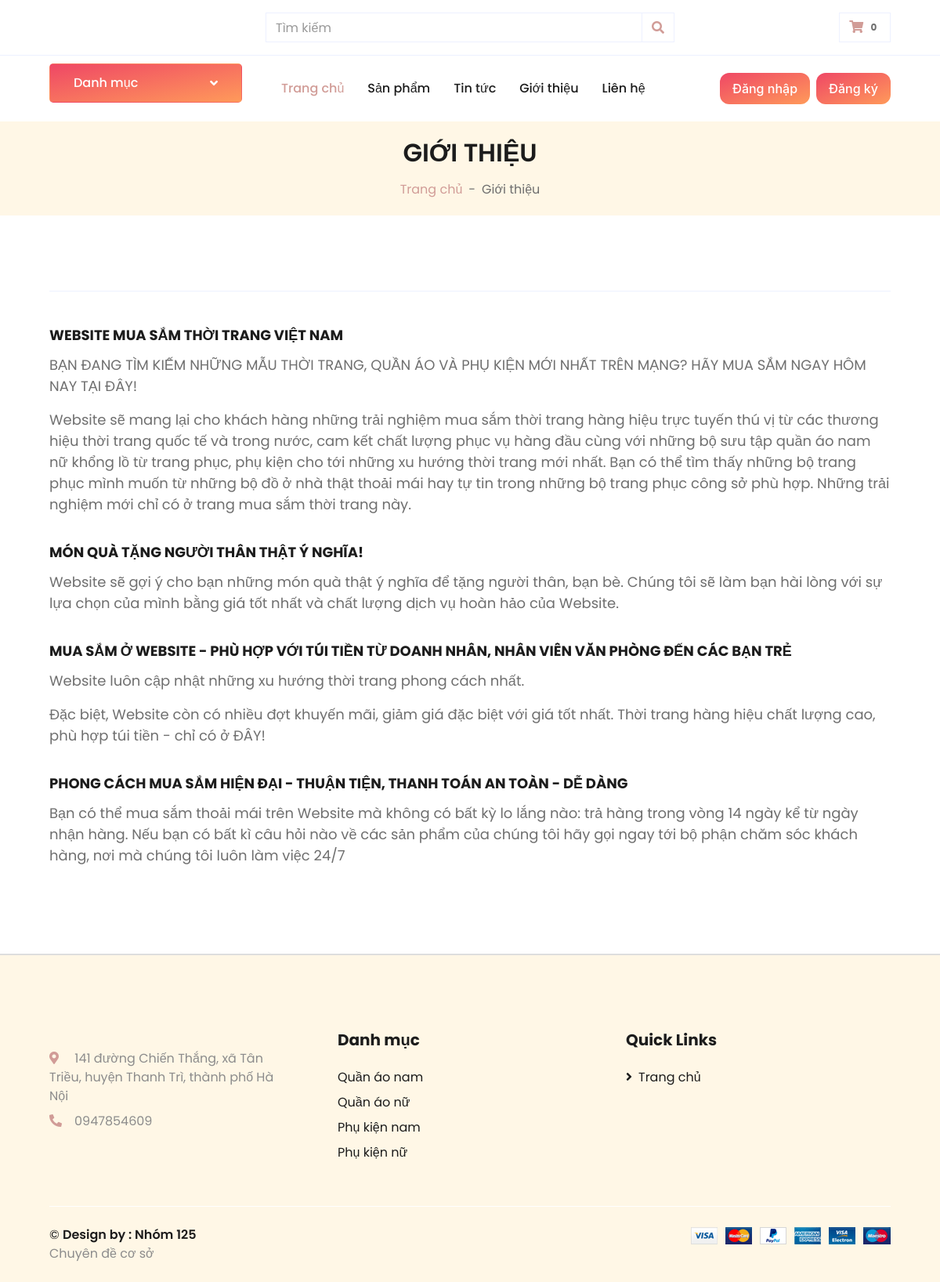
The page /gioi-thieu.php on the database its author committed.
### tables this page shows
CREATE TABLE `tintuc` (
  `tieude` varchar(255) DEFAULT NULL,
  `noidung` text,
  `hinhanh` varchar(255) DEFAULT NULL,
  `created_at` timestamp NULL DEFAULT CURRENT_TIMESTAMP,
  `updated_at` timestamp NULL DEFAULT CURRENT_TIMESTAMP,
  `slug` varchar(255) DEFAULT NULL,
  `id` int(11) NOT NULL,
  `Menu_id` varchar(255) NOT NULL
);

CREATE TABLE `danhmuc` (
  `tendanhmuc` varchar(255) DEFAULT NULL,
  `slug` varchar(255) DEFAULT NULL,
  `hinhanh` varchar(255) DEFAULT NULL,
  `danhmuccha_id` int(11) DEFAULT NULL,
  `created_at` timestamp NULL DEFAULT CURRENT_TIMESTAMP,
  `updated_at` timestamp NULL DEFAULT CURRENT_TIMESTAMP,
  `id` int(11) NOT NULL
);

### libraries/Database.php (called while the page is built, shortened)
<?php
    class Database
    {
        public $link;
        public function __construct()
        {
            $this->link = mysqli_connect("127.0.0.1","root","root","database_125","8889") or die ("Errors Connect DB");
            mysqli_set_charset($this->link,"utf8");
        }
        public function fetchsql( $sql )
        {
            $result = mysqli_query($this->link,$sql) or die("Lỗi  truy vấn sql " .mysqli_error($this->link));
            $data = [];
            if( $result)
            {
                while ($num = mysqli_fetch_assoc($result))
                {
                    $data[] = $num;
                }
            }
            return $data;
        }
         public function fetchAll($table)
        {
            $sql = "SELECT * FROM {$table} WHERE 1" ;
            $result = mysqli_query($this->link,$sql) or die("Lỗi Truy Vấn fetchAll " .mysqli_error($this->link));
            $data = [];
            if( $result)
            {
                while ($num = mysqli_fetch_assoc($result))
                {
                    $data[] = $num;
                }
            }
            return $data;
        }
    }
?>

### autoload/autoload.php (called while the page is built, shortened)
<?php
    require_once __DIR__ . "/../libraries/Database.php";
    require_once __DIR__ . "/../libraries/Function.php";
    $db = new Database();
    $danhmuc = $db->fetchAll('danhmuc');
?>

### libraries/Function.php (called while the page is built, shortened)
                   <?php
   function base_url()
   {
      return $url  = "http://localhost:8000/";
        return 'http://'.$_SERVER["SERVER_NAME"].'/';
   }
?>

### gioi-thieu.php (the view, shortened to what this page needs)
<?php
require_once __DIR__ . "/autoload/autoload.php";
$sql = "SELECT * FROM tintuc where slug = 'gioi-thieu' limit 1";
$tintuc = $db->fetchsql($sql)[0] ?? "";
?>
<!DOCTYPE html>
<html lang="en">
<?php require_once __DIR__ . "/include/head.php";  ?>
<body>
<?php require_once __DIR__ . "/include/top.php";  ?>
<div class="container-fluid">
    <div class="row border-top px-xl-5">
        <div class="col-lg-3 d-none d-lg-block">
            <a class="btn shadow-none d-flex align-items-center justify-content-between bg-primary text-white w-100 danh-muc" data-toggle="collapse" href="#navbar-vertical" style="height: 65px; margin-top: -1px; padding: 0 30px;">
                <h6 class="m-0">Danh mục</h6>
                <i class="fa fa-angle-down text-dark"></i>
            </a>
        </div>
        <div class="col-lg-9">
            <?php require_once __DIR__ . "/include/nav.php";  ?>
        </div>
    </div>
</div>
<div class="container-fluid bg-secondary mb-5">
    <div class="d-flex flex-column align-items-center justify-content-center" style="min-height: 120px">
        <h2 class="font-weight-semi-bold text-uppercase mb-3"><?= $tintuc['tieude'] ?? "" ?></h2>
        <div class="d-inline-flex">
            <p class="m-0"><a href="<?= base_url() ?>">Trang chủ</a></p>
            <p class="m-0 px-2">-</p>
            <p class="m-0">Giới thiệu</p>
        </div>
    </div>
</div>
<div class="container-fluid py-5">
    <div class="row px-xl-5">
        <div class="col">
            <div class="nav nav-tabs justify-content-center border-secondary mb-4">
            </div>
            <div class="tab-content">
                <div class="tab-pane fade show active" id="tab-pane-1">
                    <?php echo $tintuc['noidung'] ?? ""  ?>
                </div>
            </div>
        </div>
    </div>
</div>
<?php  require_once __DIR__ . "/include/footer.php"; ?>
</body>
</html>

### include/footer.php (shortened to what this page needs)
<div class="container-fluid bg-secondary text-dark mt-5 pt-5 footer-master" >
        <div class="row px-xl-5 pt-5">
            <div class="col-lg-4 col-md-12 mb-5 pr-3 pr-xl-5">
                <p class="mb-2"><i class="fa fa-map-marker-alt text-primary mr-3"></i> 141 đường Chiến Thắng, xã Tân Triều, huyện Thanh Trì, thành phố Hà Nội</p>
                <p class="mb-0"><i class="fa fa-phone-alt text-primary mr-3"></i>0947854609</p>
            </div>
            <div class="col-lg-8 col-md-12">
                <div class="row">
                    <div class="col-md-6 mb-5">
                        <h5 class="font-weight-bold text-dark mb-4">Danh mục</h5>
                        <div class="d-flex flex-column justify-content-start">
                        <?php foreach($danhmuc ?? [] as $item) :?>
                            <a href="/danh-muc-san-pham.php?id=<?php echo $item['id'];?>&&slug=<?php echo $item['slug'] ?>" class="text-dark mb-2"><?= $item['tendanhmuc'] ?></a>
                        <?php endforeach ; ?>
                        </div>
                    </div>
                    <div class="col-md-6 mb-5">
                        <h5 class="font-weight-bold text-dark mb-4">Quick Links</h5>
                        <div class="d-flex flex-column justify-content-start">
                            <a class="text-dark mb-2" href="<?= base_url() ?>"><i class="fa fa-angle-right mr-2"></i>Trang chủ</a>
                        </div>
                    </div>
                </div>
            </div>
        </div>
        <div class="row border-top border-light mx-xl-5 py-4">
            <div class="col-md-6 px-xl-0">
                <p class="mb-md-0 text-center text-md-left text-dark">
                    &copy; <a class="text-dark font-weight-semi-bold" href="">Design by :  Nhóm 125 </a><br>
                     <a href="#" target="_blank">Chuyên đề cơ sở</a>
                </p>
            </div>
            <div class="col-md-6 px-xl-0 text-center text-md-right">
                <img class="img-fluid" src="img/payments.png" alt="">
            </div>
        </div>
    </div>

### include/head.php (style rules this page uses)
h6.m-0, .fa.fa-angle-down.text-dark { color: white !important; }

### include/footer.php (style rules this page uses)
.footer-master { border-top: 2px solid #dedede; background: #f0f; padding-top :1px; }
.footer-master p, .footer-master a { color: #8c8c8c; }

### rows shown on the page
tintuc: tieude "GIỚI THIỆU", noidung "WEBSITE MUA SẮM THỜI TRANG VIỆT NAM BẠN ĐANG TÌM KIẾM NHỮNG MẪU THỜI TRANG, QUẦN ÁO VÀ PHỤ KIỆN MỚI NHẤT TRÊN MẠNG? HÃY MUA SẮM NGAY HÔM NAY TẠI ĐÂY! Website sẽ mang lại cho khách hàng những trải nghiệm mua sắm thời trang hàng hiệu trực tuyến thú vị từ các thương hiệu thời trang quốc tế và trong nước, cam kết chất lượng phục vụ hàng đầu cùng với những bộ sưu tập quần áo nam nữ khổng lồ từ trang phục, phụ kiện cho tới những xu hướng thời trang mới nhất. Bạn có thể tìm thấy những bộ trang phục mình muốn từ những bộ đồ ở nhà thật thoải mái hay tự tin trong những bộ trang phục công sở phù hợp. Những trải nghiệm mới chỉ có ở trang mua sắm thời trang này. MÓN QUÀ TẶNG NGƯỜI THÂN THẬT Ý NGHĨA!…"
danhmuc: tendanhmuc "Quần áo nam"
danhmuc: tendanhmuc "Quần áo nữ"
danhmuc: tendanhmuc "Phụ kiện nam"
danhmuc: tendanhmuc "Phụ kiện nữ"

### other values the page prints
$tongsanphamgiohang "0"
